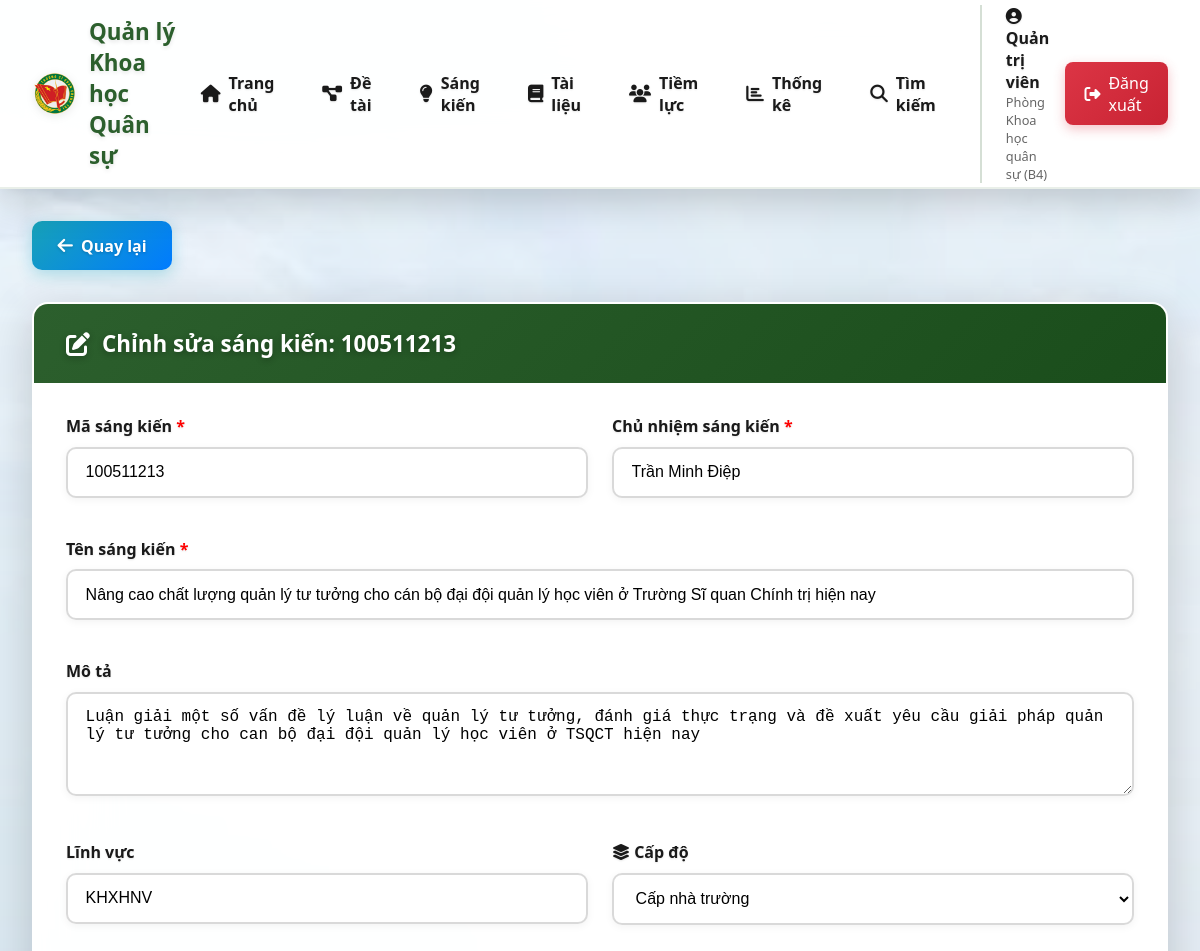
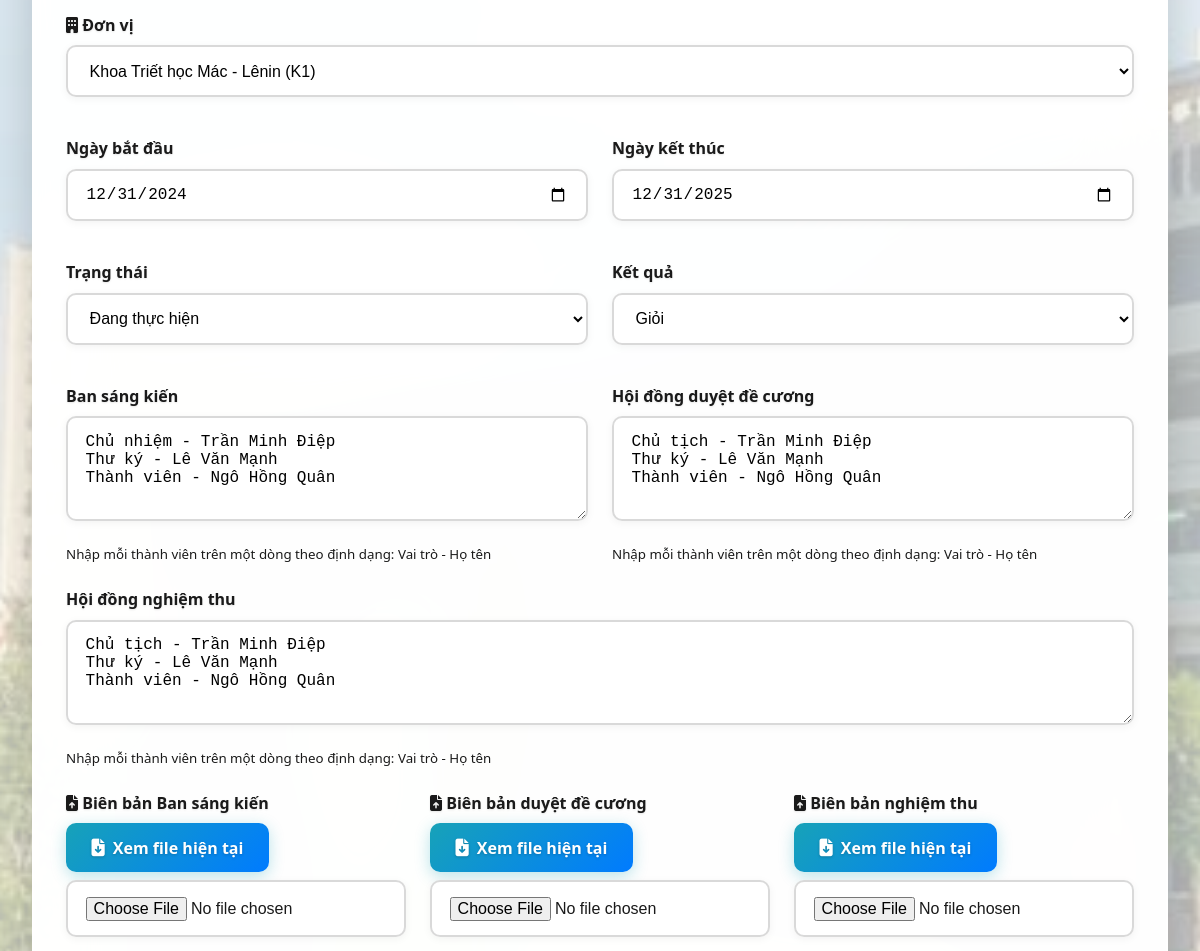
Page /sangkien/edit/1 (signed in, upper part) on the earlier database version (2 pictures, top to bottom).
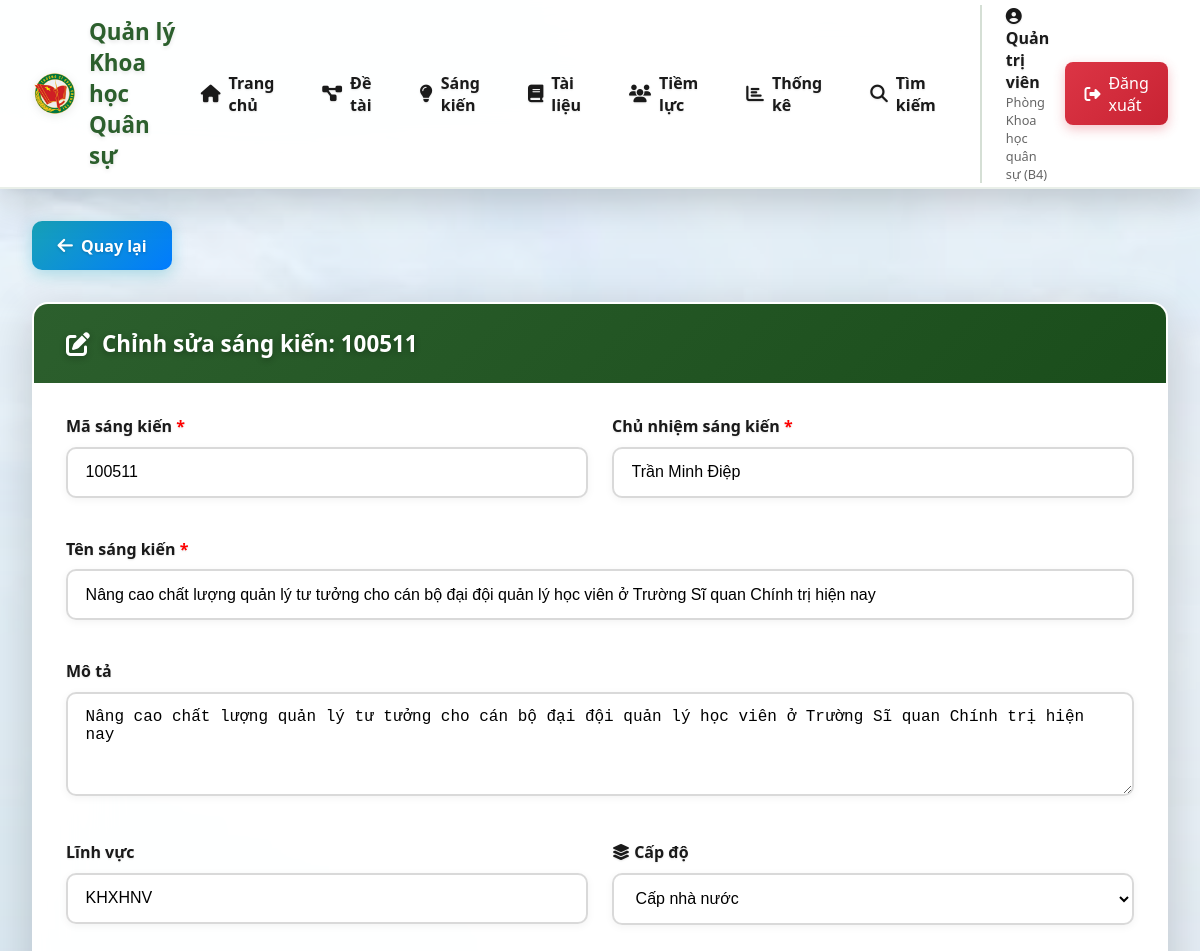
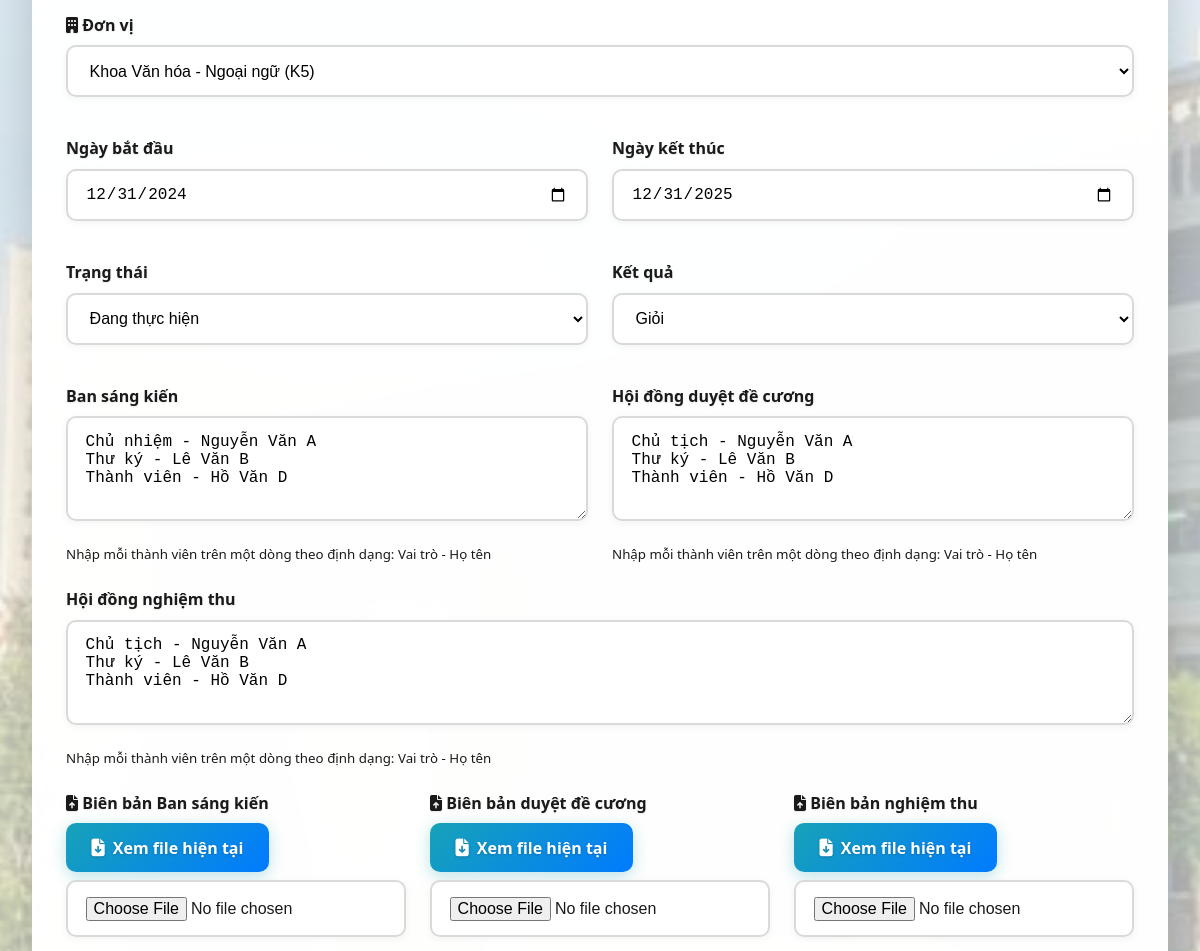
Same page on the later database version (2 pictures, top to bottom).
### models/__init__.py (models this page shows)
class SangKien(db.Model):
    __tablename__ = 'sang_kien'
    id = db.Column(db.Integer, primary_key=True)
    ma_sang_kien = db.Column(db.String(50), unique=True, nullable=False)
    ten_sang_kien = db.Column(db.String(255), nullable=False)
    mo_ta = db.Column(db.Text)
    linh_vuc = db.Column(db.String(100))
    chu_nhiem = db.Column(db.String(120), nullable=False)
    don_vi = db.Column(db.String(120))
    cap_do = db.Column(db.String(50))  # Cấp nhà trường, Cấp bộ, Cấp nhà nước
    ngay_bat_dau = db.Column(db.Date)
    ngay_ket_thuc = db.Column(db.Date)
    trang_thai = db.Column(db.String(50), default='Đang thực hiện')
    ket_qua = db.Column(db.Text)
    file_word = db.Column(db.String(255))
    file_word_content = db.Column(db.Text)
    bien_ban_ban = db.Column(db.String(255))
    bien_ban_de_cuong = db.Column(db.String(255))
    bien_ban_nghiem_thu = db.Column(db.String(255))
    file_sau_sua = db.Column(db.String(255))
    created_by = db.Column(db.Integer, db.ForeignKey('users.id'))
    created_at = db.Column(db.DateTime, default=datetime.utcnow)
    updated_at = db.Column(db.DateTime, default=datetime.utcnow, onupdate=datetime.utcnow)
    creator = db.relationship('User', backref='sang_kien_created')
    ban_thanh_vien = db.relationship('BanSangKien', backref='sang_kien', lazy='dynamic', cascade='all, delete-orphan')
    hoi_dong_de_cuong = db.relationship('HoiDongDeCuongSangKien', backref='sang_kien', lazy='dynamic', cascade='all, delete-orphan')
    hoi_dong_nghiem_thu = db.relationship('HoiDongNghiemThuSangKien', backref='sang_kien', lazy='dynamic', cascade='all, delete-orphan')

class BanSangKien(db.Model):
    __tablename__ = 'ban_sang_kien'
    id = db.Column(db.Integer, primary_key=True)
    sang_kien_id = db.Column(db.Integer, db.ForeignKey('sang_kien.id'), nullable=False)
    ho_ten = db.Column(db.String(120), nullable=False)
    vai_tro = db.Column(db.String(50), nullable=False)
    created_at = db.Column(db.DateTime, default=datetime.utcnow)

class HoiDongDeCuongSangKien(db.Model):
    __tablename__ = 'hoi_dong_de_cuong_sang_kien'
    id = db.Column(db.Integer, primary_key=True)
    sang_kien_id = db.Column(db.Integer, db.ForeignKey('sang_kien.id'), nullable=False)
    ho_ten = db.Column(db.String(120), nullable=False)
    vai_tro = db.Column(db.String(50), nullable=False)
    created_at = db.Column(db.DateTime, default=datetime.utcnow)

class HoiDongNghiemThuSangKien(db.Model):
    __tablename__ = 'hoi_dong_nghiem_thu_sang_kien'
    id = db.Column(db.Integer, primary_key=True)
    sang_kien_id = db.Column(db.Integer, db.ForeignKey('sang_kien.id'), nullable=False)
    ho_ten = db.Column(db.String(120), nullable=False)
    vai_tro = db.Column(db.String(50), nullable=False)
    created_at = db.Column(db.DateTime, default=datetime.utcnow)

### routes/main.py (the view, shortened to what this page needs)
@main_bp.route('/sangkien/edit/<int:id>', methods=['GET', 'POST'])
@login_required
def sangkien_edit(id):
    sangkien = SangKien.query.get_or_404(id)
    if current_user.role != 'admin' and sangkien.don_vi != current_user.don_vi:
        flash('Bạn không có quyền chỉnh sửa sáng kiến của đơn vị khác!', 'danger')
        return redirect(url_for('main.sangkien_list'))
    return render_template('sangkien/edit.html', sangkien=sangkien, don_vi_list=DON_VI_LIST, cap_do_list=CAP_DO_LIST)

### templates/sangkien/edit.html (shortened to what the changed rows need)
{% extends "base.html" %}
{% block content %}
<div class="card">
    <div class="card-header">
        <i class="fas fa-edit"></i> Chỉnh sửa sáng kiến: {{ sangkien.ma_sang_kien }}
    </div>
    <div class="card-body">
        <form method="POST" enctype="multipart/form-data">
            <div style="display: grid; grid-template-columns: 1fr 1fr; gap: 1.5rem;">
                <div class="form-group">
                    <label class="form-label" for="ma_sang_kien">Mã sáng kiến <span style="color: red;">*</span></label>
                    <input type="text" class="form-control" id="ma_sang_kien" name="ma_sang_kien" value="{{ sangkien.ma_sang_kien }}" required>
                </div>
                <div class="form-group">
                    <label class="form-label" for="chu_nhiem">Chủ nhiệm sáng kiến <span style="color: red;">*</span></label>
                    <input type="text" class="form-control" id="chu_nhiem" name="chu_nhiem" value="{{ sangkien.chu_nhiem }}" required>
                </div>
            </div>
            <div class="form-group">
                <label class="form-label" for="ten_sang_kien">Tên sáng kiến <span style="color: red;">*</span></label>
                <input type="text" class="form-control" id="ten_sang_kien" name="ten_sang_kien" value="{{ sangkien.ten_sang_kien }}" required>
            </div>
            <div class="form-group">
                <label class="form-label" for="mo_ta">Mô tả</label>
                <textarea class="form-control" id="mo_ta" name="mo_ta" rows="4">{{ sangkien.mo_ta or '' }}</textarea>
            </div>
            <div style="display: grid; grid-template-columns: 1fr 1fr; gap: 1.5rem;">
                <div class="form-group">
                    <label class="form-label" for="linh_vuc">Lĩnh vực</label>
                    <input type="text" class="form-control" id="linh_vuc" name="linh_vuc" value="{{ sangkien.linh_vuc or '' }}">
                </div>
                <div class="form-group">
                    <label class="form-label" for="cap_do">
                        <i class="fas fa-layer-group"></i> Cấp độ
                    </label>
                    <select class="form-control" id="cap_do" name="cap_do">
                        {% for cap in cap_do_list %}
                        <option value="{{ cap }}" {% if sangkien.cap_do == cap %}selected{% endif %}>{{ cap }}</option>
                        {% endfor %}
                    </select>
                </div>
            </div>
            <div class="form-group">
                <label class="form-label" for="don_vi">
                    <i class="fas fa-building"></i> Đơn vị
                </label>
                {% if current_user.role == 'admin' %}
                <select class="form-control" id="don_vi" name="don_vi">
                    {% for nhom, danh_sach in don_vi_list.items() %}
                    <optgroup label="{{ nhom }}">
                        {% for don_vi in danh_sach %}
                        <option value="{{ don_vi }}" {% if sangkien.don_vi == don_vi %}selected{% endif %}>{{ don_vi }}</option>
                        {% endfor %}
                    </optgroup>
                    {% endfor %}
                </select>
                {% else %}
                <input type="text" class="form-control" value="{{ sangkien.don_vi }}" readonly style="background-color: #f0f0f0;">
                <small class="form-text text-muted">Chỉ admin mới có thể thay đổi đơn vị</small>
                {% endif %}
            </div>
            <div style="display: grid; grid-template-columns: 1fr 1fr; gap: 1.5rem;">
                <div class="form-group">
                    <label class="form-label" for="ngay_bat_dau">Ngày bắt đầu</label>
                    <input type="date" class="form-control" id="ngay_bat_dau" name="ngay_bat_dau" value="{{ sangkien.ngay_bat_dau.strftime('%Y-%m-%d') if sangkien.ngay_bat_dau else '' }}">
                </div>
                <div class="form-group">
                    <label class="form-label" for="ngay_ket_thuc">Ngày kết thúc</label>
                    <input type="date" class="form-control" id="ngay_ket_thuc" name="ngay_ket_thuc" value="{{ sangkien.ngay_ket_thuc.strftime('%Y-%m-%d') if sangkien.ngay_ket_thuc else '' }}">
                </div>
            </div>
            <div style="display: grid; grid-template-columns: 1fr 1fr; gap: 1.5rem;">
                <div class="form-group">
                    <label class="form-label" for="trang_thai">Trạng thái</label>
                    <select class="form-control" id="trang_thai" name="trang_thai">
                        <option value="Đang thực hiện" {% if sangkien.trang_thai == 'Đang thực hiện' %}selected{% endif %}>Đang thực hiện</option>
                    </select>
                </div>
                <div class="form-group">
                    <label class="form-label" for="ket_qua">Kết quả</label>
                    <select class="form-control" id="ket_qua" name="ket_qua">
                        <option value="Giỏi" {% if sangkien.ket_qua == 'Giỏi' %}selected{% endif %}>Giỏi</option>
                    </select>
                </div>
            </div>
            <div style="display: grid; grid-template-columns: 1fr 1fr; gap: 1.5rem;">
                <div class="form-group">
                    <label class="form-label" for="ban_sang_kien">Ban sáng kiến</label>
                    <textarea class="form-control" id="ban_sang_kien" name="ban_sang_kien" rows="4" placeholder="Mỗi dòng theo định dạng: Vai trò - Họ tên&#10;Ví dụ:&#10;Chủ nhiệm - Nguyễn Văn A&#10;Thư ký - Trần Thị B&#10;Thành viên - Lê Văn C">{% for member in sangkien.ban_thanh_vien %}{{ member.vai_tro }} - {{ member.ho_ten }}
{% endfor %}</textarea>
                    <small class="form-text text-muted">Nhập mỗi thành viên trên một dòng theo định dạng: Vai trò - Họ tên</small>
                </div>
                <div class="form-group">
                    <label class="form-label" for="hoi_dong_de_cuong">Hội đồng duyệt đề cương</label>
                    <textarea class="form-control" id="hoi_dong_de_cuong" name="hoi_dong_de_cuong" rows="4" placeholder="Mỗi dòng theo định dạng: Vai trò - Họ tên&#10;Ví dụ:&#10;Chủ tịch - GS.TS Nguyễn Văn A&#10;Thư ký - TS Trần Thị B&#10;Thành viên - ThS Lê Văn C">{% for member in sangkien.hoi_dong_de_cuong %}{{ member.vai_tro }} - {{ member.ho_ten }}
{% endfor %}</textarea>
                    <small class="form-text text-muted">Nhập mỗi thành viên trên một dòng theo định dạng: Vai trò - Họ tên</small>
                </div>
            </div>
            <div class="form-group">
                <label class="form-label" for="hoi_dong_nghiem_thu">Hội đồng nghiệm thu</label>
                <textarea class="form-control" id="hoi_dong_nghiem_thu" name="hoi_dong_nghiem_thu" rows="4" placeholder="Mỗi dòng theo định dạng: Vai trò - Họ tên&#10;Ví dụ:&#10;Chủ tịch - GS.TS Nguyễn Văn A&#10;Thư ký - TS Trần Thị B&#10;Thành viên - ThS Lê Văn C">{% for member in sangkien.hoi_dong_nghiem_thu %}{{ member.vai_tro }} - {{ member.ho_ten }}
{% endfor %}</textarea>
                <small class="form-text text-muted">Nhập mỗi thành viên trên một dòng theo định dạng: Vai trò - Họ tên</small>
            </div>
        </form>
    </div>
</div>
{% endblock %}

Differences in the rows shown:
changed SangKien "Trần Minh Điệp": ma_sang_kien "100511213" → "100511"; mo_ta "Luận giải một số vấn đề lý luận về quản lý tư tưởng, đánh giá thực trạng và đề xuất yêu cầu giải pháp quản lý tư tưởng cho can bộ đại đội quản lý học viên ở TSQCT hiện nay" → "Nâng cao chất lượng quản lý tư tưởng cho cán bộ đại đội quản lý học viên ở Trường Sĩ quan Chính trị hiện nay"; cap_do "Cấp nhà trường" → "Cấp nhà nước"; don_vi "Khoa Triết học Mác - Lênin (K1)" → "Khoa Văn hóa - Ngoại ngữ (K5)"
changed BanSangKien: ban_sang_kien "Chủ nhiệm - Trần Minh Điệp Thư ký - Lê Văn Mạnh Thành viên - Ngô Hồng Quân" → "Chủ nhiệm - Nguyễn Văn A Thư ký - Lê Văn B Thành viên - Hồ Văn D"
changed HoiDongDeCuongSangKien: hoi_dong_de_cuong "Chủ tịch - Trần Minh Điệp Thư ký - Lê Văn Mạnh Thành viên - Ngô Hồng Quân" → "Chủ tịch - Nguyễn Văn A Thư ký - Lê Văn B Thành viên - Hồ Văn D"
changed HoiDongNghiemThuSangKien: hoi_dong_nghiem_thu "Chủ tịch - Trần Minh Điệp Thư ký - Lê Văn Mạnh Thành viên - Ngô Hồng Quân" → "Chủ tịch - Nguyễn Văn A Thư ký - Lê Văn B Thành viên - Hồ Văn D"
